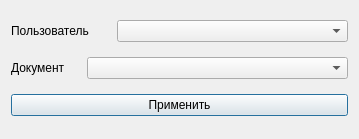
<?xml version="1.0" encoding="UTF-8"?>
<ui version="4.0">
 <class>putDoc</class>
 <widget class="QDialog" name="putDoc">
  <property name="geometry">
   <rect>
    <x>0</x>
    <y>0</y>
    <width>359</width>
    <height>139</height>
   </rect>
  </property>
  <property name="windowTitle">
   <string>Dialog</string>
  </property>
  <layout class="QVBoxLayout" name="verticalLayout">
   <item>
    <layout class="QHBoxLayout" name="horizontalLayout">
     <item>
      <widget class="QLabel" name="label">
       <property name="maximumSize">
        <size>
         <width>100</width>
         <height>16777215</height>
        </size>
       </property>
       <property name="text">
        <string>Пользователь</string>
       </property>
      </widget>
     </item>
     <item>
      <widget class="QComboBox" name="comboBox_usr"/>
     </item>
    </layout>
   </item>
   <item>
    <layout class="QHBoxLayout" name="horizontalLayout_2">
     <item>
      <widget class="QLabel" name="label_2">
       <property name="maximumSize">
        <size>
         <width>70</width>
         <height>16777215</height>
        </size>
       </property>
       <property name="text">
        <string>Документ</string>
       </property>
      </widget>
     </item>
     <item>
      <widget class="QComboBox" name="comboBox_docs"/>
     </item>
    </layout>
   </item>
   <item>
    <widget class="QPushButton" name="pushButton_push">
     <property name="text">
      <string>Применить</string>
     </property>
    </widget>
   </item>
  </layout>
 </widget>
 <resources/>
 <connections/>
</ui>
